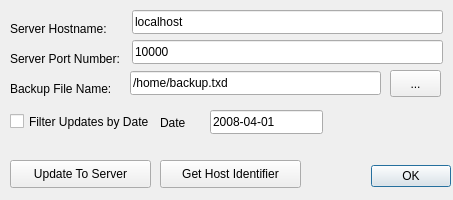
<ui version="4.0" >
 <class>UpdateToServerDialog</class>
 <widget class="QDialog" name="UpdateToServerDialog" >
  <property name="geometry" >
   <rect>
    <x>0</x>
    <y>0</y>
    <width>453</width>
    <height>200</height>
   </rect>
  </property>
  <property name="minimumSize" >
   <size>
    <width>453</width>
    <height>200</height>
   </size>
  </property>
  <property name="maximumSize" >
   <size>
    <width>453</width>
    <height>200</height>
   </size>
  </property>
  <property name="windowTitle" >
   <string>Update To Server</string>
  </property>
  <widget class="QDialogButtonBox" name="buttonBox" >
   <property name="geometry" >
    <rect>
     <x>20</x>
     <y>160</y>
     <width>431</width>
     <height>32</height>
    </rect>
   </property>
   <property name="orientation" >
    <enum>Qt::Horizontal</enum>
   </property>
   <property name="standardButtons" >
    <set>QDialogButtonBox::Ok</set>
   </property>
  </widget>
  <widget class="QLabel" name="label" >
   <property name="geometry" >
    <rect>
     <x>10</x>
     <y>20</y>
     <width>111</width>
     <height>18</height>
    </rect>
   </property>
   <property name="text" >
    <string>Server Hostname:</string>
   </property>
  </widget>
  <widget class="QLabel" name="label_2" >
   <property name="geometry" >
    <rect>
     <x>10</x>
     <y>50</y>
     <width>111</width>
     <height>18</height>
    </rect>
   </property>
   <property name="text" >
    <string>Server Port Number:</string>
   </property>
  </widget>
  <widget class="QPushButton" name="sendServerUpdateButton" >
   <property name="geometry" >
    <rect>
     <x>10</x>
     <y>160</y>
     <width>141</width>
     <height>28</height>
    </rect>
   </property>
   <property name="text" >
    <string>Update To Server</string>
   </property>
  </widget>
  <widget class="QLineEdit" name="serverHostNameLineEdit" >
   <property name="geometry" >
    <rect>
     <x>132</x>
     <y>10</y>
     <width>311</width>
     <height>24</height>
    </rect>
   </property>
   <property name="text" >
    <string>localhost</string>
   </property>
  </widget>
  <widget class="QLineEdit" name="serverPortNumberLineEdit" >
   <property name="geometry" >
    <rect>
     <x>132</x>
     <y>40</y>
     <width>311</width>
     <height>24</height>
    </rect>
   </property>
   <property name="text" >
    <string>10000</string>
   </property>
  </widget>
  <widget class="QPushButton" name="updateAllPushButton" >
   <property name="geometry" >
    <rect>
     <x>160</x>
     <y>160</y>
     <width>141</width>
     <height>28</height>
    </rect>
   </property>
   <property name="text" >
    <string>Get Host Identifier</string>
   </property>
  </widget>
  <widget class="QLabel" name="label_3" >
   <property name="geometry" >
    <rect>
     <x>10</x>
     <y>80</y>
     <width>111</width>
     <height>18</height>
    </rect>
   </property>
   <property name="text" >
    <string>Backup File Name:</string>
   </property>
  </widget>
  <widget class="QLineEdit" name="backupFileNameLineEdit" >
   <property name="geometry" >
    <rect>
     <x>130</x>
     <y>71</y>
     <width>251</width>
     <height>24</height>
    </rect>
   </property>
   <property name="text" >
    <string>/home/backup.txd</string>
   </property>
  </widget>
  <widget class="QToolButton" name="backupSelectFileName" >
   <property name="geometry" >
    <rect>
     <x>390</x>
     <y>70</y>
     <width>51</width>
     <height>27</height>
    </rect>
   </property>
   <property name="text" >
    <string>...</string>
   </property>
  </widget>
  <widget class="QCheckBox" name="filterUpdatesByDateCheckBox" >
   <property name="geometry" >
    <rect>
     <x>10</x>
     <y>110</y>
     <width>141</width>
     <height>23</height>
    </rect>
   </property>
   <property name="text" >
    <string>Filter Updates by Date</string>
   </property>
  </widget>
  <widget class="QLabel" name="label_4" >
   <property name="geometry" >
    <rect>
     <x>160</x>
     <y>114</y>
     <width>54</width>
     <height>18</height>
    </rect>
   </property>
   <property name="text" >
    <string>Date</string>
   </property>
  </widget>
  <widget class="QLineEdit" name="dateLineEdit" >
   <property name="geometry" >
    <rect>
     <x>210</x>
     <y>110</y>
     <width>113</width>
     <height>24</height>
    </rect>
   </property>
   <property name="text" >
    <string>2008-04-01</string>
   </property>
  </widget>
 </widget>
 <resources/>
 <connections>
  <connection>
   <sender>buttonBox</sender>
   <signal>accepted()</signal>
   <receiver>UpdateToServerDialog</receiver>
   <slot>accept()</slot>
   <hints>
    <hint type="sourcelabel" >
     <x>248</x>
     <y>254</y>
    </hint>
    <hint type="destinationlabel" >
     <x>157</x>
     <y>274</y>
    </hint>
   </hints>
  </connection>
  <connection>
   <sender>buttonBox</sender>
   <signal>rejected()</signal>
   <receiver>UpdateToServerDialog</receiver>
   <slot>reject()</slot>
   <hints>
    <hint type="sourcelabel" >
     <x>316</x>
     <y>260</y>
    </hint>
    <hint type="destinationlabel" >
     <x>286</x>
     <y>274</y>
    </hint>
   </hints>
  </connection>
 </connections>
</ui>
